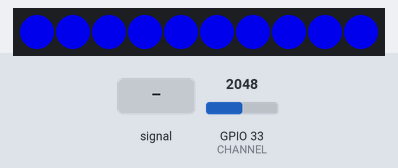
Simulated run of this program. Board: ESP32. Shown: 10 RGB LEDs in strip order, left to right. The inputs (shaded band) are chosen by the test bench; at power-on: GPIO 33 (CHANNEL) = 2048. Dim RGB values are drawn brighter than linear; what the program prints to the serial monitor is not drawn.

Above: at 0.03 s.
1.3 s: GPIO 33 (CHANNEL) fed a 1000 Hz sine of ±1023 counts around its level
At 1.32 s:
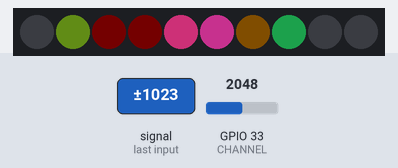
At 1.96 s:
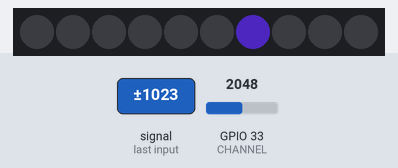
3.2 s: GPIO 33 (CHANNEL) set to 2866
At 3.6 s:
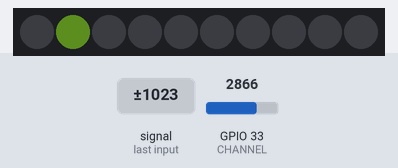
4.7 s: GPIO 33 (CHANNEL) fed a 200 Hz sine of ±327 counts around its level
At 5.4 s:
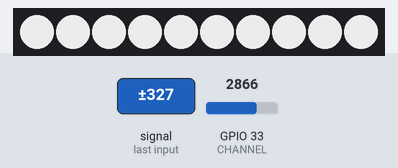
Timing chart, 0 to 5.5 s (numbered marks = the images above; inputs shaded):
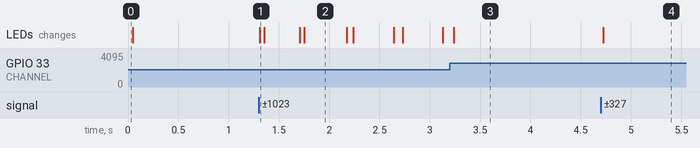

The program:

main.cpp
```cpp
// (licence header left out)
#include <Arduino.h>
#include "arduinoFFT.h"
#include <map>
#include "FastLED.h"

#define LED_DT 25                                             // Data pin to connect to the strip.
//#define LED_CK 11                                             // Clock pin for WS2801 or APA102.
#define COLOR_ORDER GRB                                       // It's GRB for WS2812 and BGR for APA102.
#define LED_TYPE WS2812
#define NUM_LEDS 10
struct CRGB leds[NUM_LEDS];

arduinoFFT FFT = arduinoFFT(); /* Create FFT object */
/*
These values can be changed in order to evaluate the functions
*/

void PrintVector(double *vData, uint16_t bufferSize, uint8_t scaleType);

#define CHANNEL 33
#define NUM_BANDS 10
#define NOISE 400

const uint16_t samples = 128; //This value MUST ALWAYS be a power of 2
const double samplingFrequency = 9000; //Hz, must be less than 10000 due to ADC

unsigned int sampling_period_us;
unsigned long newTime;

int bandValues[NUM_BANDS] = {0};

/*
These are the input and output vectors
Input vectors receive computed results from FFT
*/
double vReal[samples];
double vImag[samples];

#define SCL_INDEX 0x00
#define SCL_TIME 0x01
#define SCL_FREQUENCY 0x02
#define SCL_PLOT 0x03

void setup()
{
  sampling_period_us = round(1000000*(1.0/samplingFrequency));
  Serial.begin(115200);
  while(!Serial);
  Serial.println("Ready");
  LEDS.addLeds<LED_TYPE, LED_DT, COLOR_ORDER>(leds, NUM_LEDS);
  FastLED.setMaxPowerInVoltsAndMilliamps(5, 500);
  fill_solid(leds, NUM_LEDS, CRGB::Blue);
  FastLED.show();
}

void loop()
{
  // Sample the audio pin
  for (int i = 0; i < samples; i++) {
    newTime = micros();
    vReal[i] = analogRead(CHANNEL); // A conversion takes about 9.7uS on an ESP32
    vImag[i] = 0;
    while ((micros() - newTime) < sampling_period_us) { /* chill */ }
  }


  FFT.DCRemoval();

  /* Print the results of the sampling according to time */
  //Serial.println("Data:");
  //PrintVector(vReal, samples, SCL_TIME);
  FFT.Windowing(vReal, samples, FFT_WIN_TYP_HAMMING, FFT_FORWARD);	/* Weigh data */
  //Serial.println("Weighed data:");
  //PrintVector(vReal, samples, SCL_TIME);
  FFT.Compute(vReal, vImag, samples, FFT_FORWARD); /* Compute FFT */
  //Serial.println("Computed Real values:");
  //PrintVector(vReal, samples, SCL_INDEX);
  //Serial.println("Computed Imaginary values:");
  //PrintVector(vImag, samples, SCL_INDEX);
  FFT.ComplexToMagnitude(vReal, vImag, samples); /* Compute magnitudes */
  //Serial.println("Computed magnitudes:");
  // this is a bitshift to the right by 1; seems equivalent to dividing by 2.... in keeping with Nyquist
  //PrintVector(vReal, (samples >> 1), SCL_FREQUENCY);
  //double x = FFT.MajorPeak(vReal, samples, samplingFrequency);
  //Serial.println(x, 6); //Print out what frequency is the most dominant.
  //while(1); /* Run Once */
  //delay(2000); /* Repeat after delay */


  // Reset bandValues[]
  for (int i = 0; i<NUM_BANDS; i++){
    bandValues[i] = 0;
  }

  // map frequencies along LED strip

  for(int i = 2; i < (samples/2); i++) {
    if (vReal[i] > NOISE) {
      /*
      //10 bands, 4.5kHz top band
      if (i <= 12) bandValues[0]  += (int)vReal[i];
      if (i > 12 && i<=18) bandValues[1] += (int)vReal[i];
      if (i > 18 && i<=29) bandValues[2] += (int)vReal[i];
      if (i > 29 && i<=45) bandValues[3] += (int)vReal[i];
      if (i > 45 && i<=70) bandValues[4] += (int)vReal[i];
      if (i > 70 && i<=110) bandValues[5] += (int)vReal[i];
      if (i > 110 && i<=171) bandValues[6] += (int)vReal[i];
      if (i > 171 && i<=268) bandValues[7] += (int)vReal[i];
      if (i > 268 && i<=420) bandValues[8] += (int)vReal[i];
      if (i > 420) bandValues[9] += (int)vReal[i];

      */

      // 128 samples - this is way quicker and won't miss kicks, but I can't figure out wtf is going on with the other bands

      //10 bands, 4.5kHz top band
      if (i<=1 )           bandValues[0]  += (int)vReal[i];
      if (i>1   && i<=2  ) bandValues[1]  += (int)vReal[i];
      if (i>2   && i<=4  ) bandValues[2]  += (int)vReal[i];
      if (i>4   && i<=6  ) bandValues[3]  += (int)vReal[i];
      if (i>6   && i<=9  ) bandValues[4]  += (int)vReal[i];
      if (i>9   && i<=14  ) bandValues[5]  += (int)vReal[i];
      if (i>14   && i<=21  ) bandValues[6]  += (int)vReal[i];
      if (i>21   && i<=34  ) bandValues[7]  += (int)vReal[i];
      if (i>34   && i<=52  ) bandValues[8]  += (int)vReal[i];
      if (i>52             ) bandValues[9]  += (int)vReal[i];


    } // NOISE

  } // bandVals


  // pattern 1


  // set each light according to magnitude
EVERY_N_MILLIS(10) { // maybe this will smooth it out a little?
   for (int i = 0; i < NUM_LEDS; i++) {
    leds[i] = CHSV(map(bandValues[i], 0, 1500, 0, 255), 150, map(bandValues[i], 0, 1500, 0, 255));
    //leds[i] = CHSV(90, 150, bandValues[i]);
  }
}


  // pattern 2

  if (bandValues[1] > 1000) {
    fill_solid(leds, NUM_LEDS, CRGB::White);

  }
  //FastLED.setBrightness(map(bandValues[0], 0, 5000, 0, 200));

  fadeToBlackBy(leds, NUM_LEDS, 60);
  FastLED.show();

  // will this work for serial plotter to get idea of vals for each band?
  for (int i = 0; i < NUM_BANDS; i++) {
    Serial.println(bandValues[i]);
  }

  //delay(500);

}

void PrintVector(double *vData, uint16_t bufferSize, uint8_t scaleType)
{
  for (uint16_t i = 0; i < bufferSize; i++)
  {
    double abscissa;
    /* Print abscissa value */
    switch (scaleType)
    {
      case SCL_INDEX:
        abscissa = (i * 1.0);
	break;
      case SCL_TIME:
        abscissa = ((i * 1.0) / samplingFrequency);
	break;
      case SCL_FREQUENCY:
        abscissa = ((i * 1.0 * samplingFrequency) / samples);
	break;
    }
    Serial.print(abscissa, 6);
    if(scaleType==SCL_FREQUENCY)
      Serial.print("Hz");
    Serial.print(" ");
    Serial.println(vData[i], 4);
  }
  Serial.println();
}
```

Measured:
- after the input at 1.3 s, the LEDs: change at once (image 1)
- after the input at 3.2 s, the LEDs: change at once (image 3)
- after the input at 4.7 s, the LEDs: change at once (image 4)
- what the display in image 2 shows lasts 0.4 s, from 1.8 s to 2.2 s
